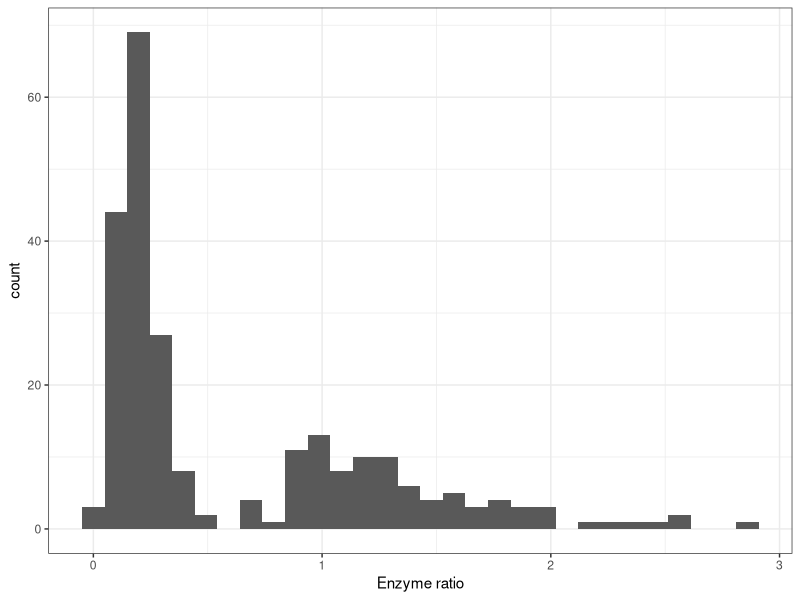
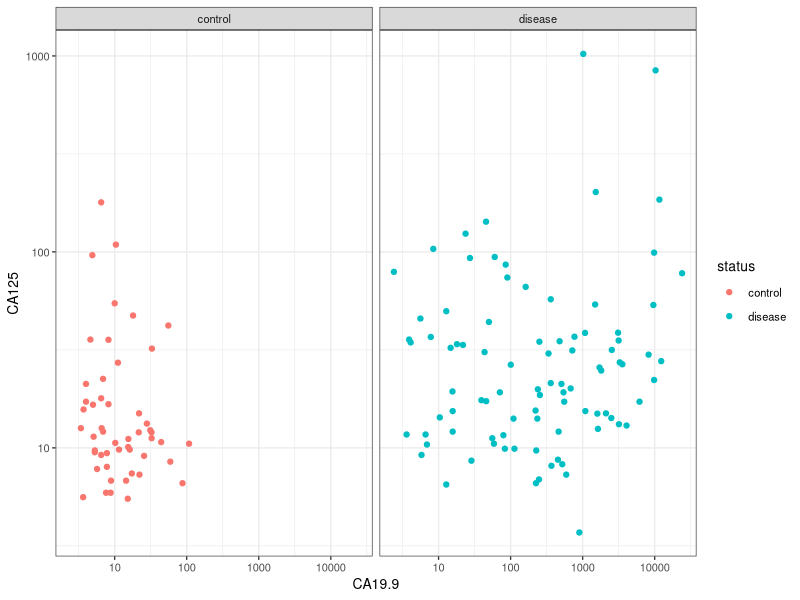
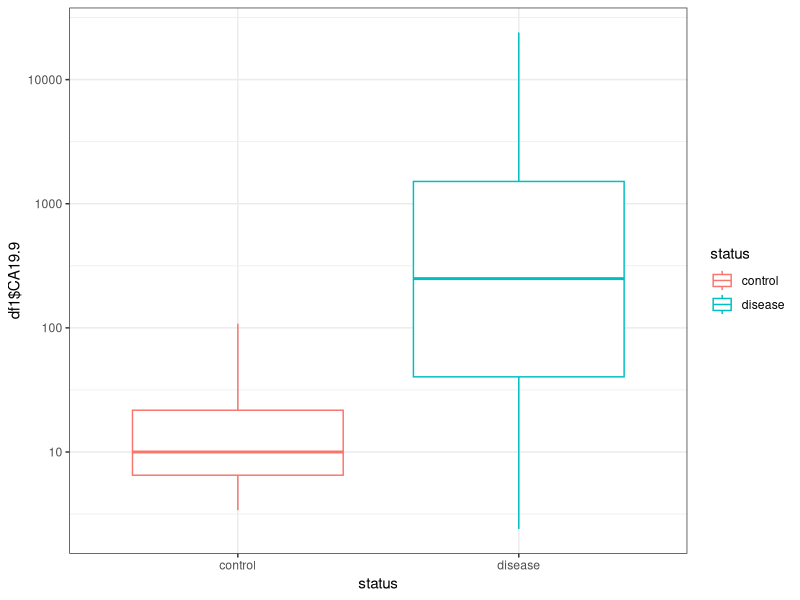
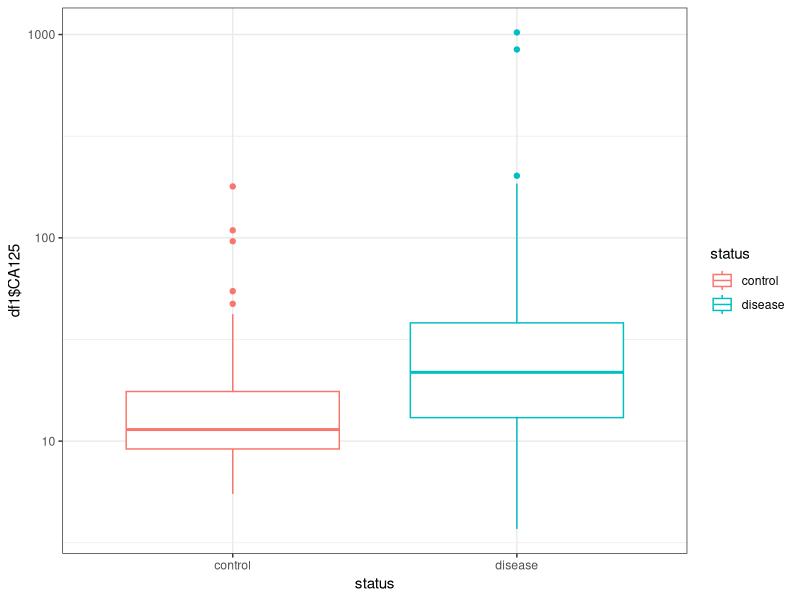
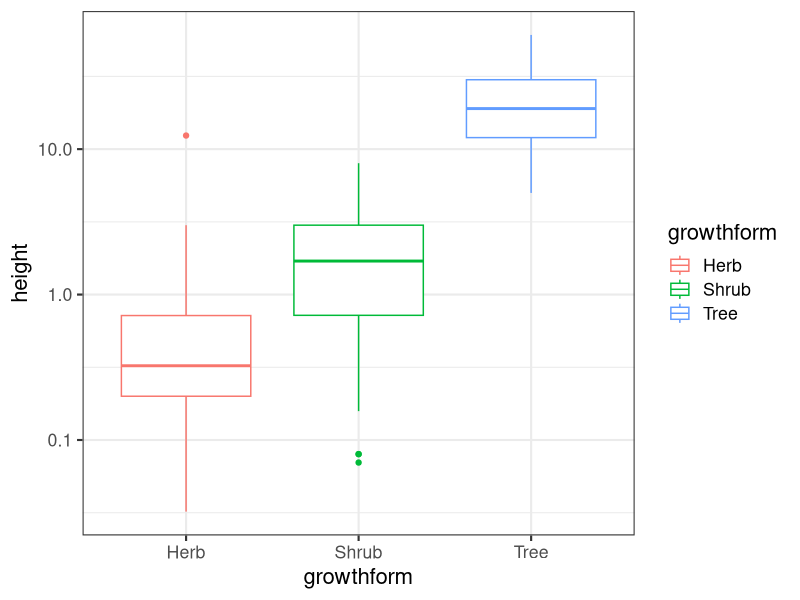
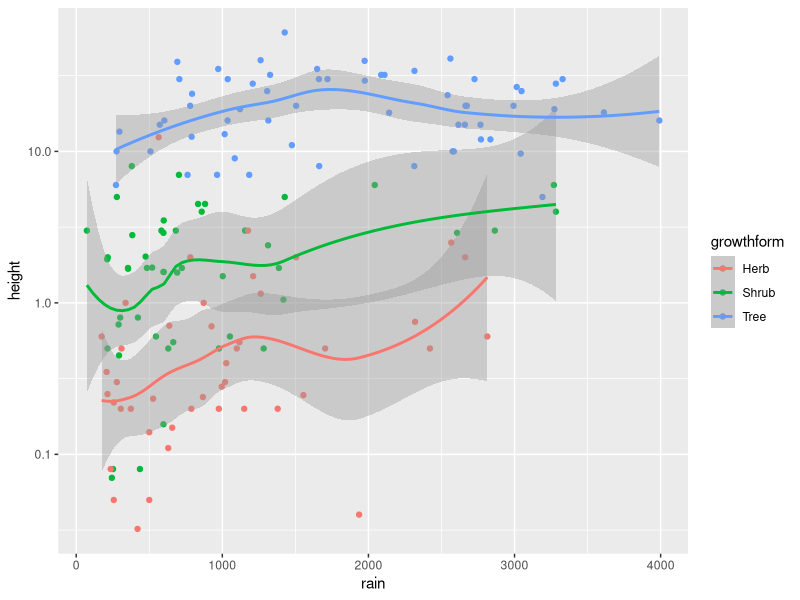

The R script that drew these images, in order: (Note: this script raises an error after producing the figures.)
library(tidyverse)

df = read.table("caffeine.txt", header=T)

View(df)

g1 = ggplot(data=df, aes(enzyme.ratio))

g1 + geom_histogram() +
  xlab("Enzyme ratio") +
  theme_bw()

#according to the graph, if you see the x axis there is high variability in enzyme ratios,
#moreover, data is not evenly distributed (it is not symmetrical)
#there are more count and higher peaks towards left so it is a left skewed distribution.
#there are outliers towards right end.


df1 = read.csv("pancreatic.csv", header=T)

View(df1)

g2 = ggplot(data=df1,aes(x=CA19.9,y=CA125,color=status))

g2 + geom_point()+
  xlab("CA19.9") + ylab("CA125") +
  scale_x_log10() + scale_y_log10() +
  theme_bw(base_size = 10) +
  facet_wrap(vars(status))


#according to the graph, the graph representing diease group is more scatter than control group.

#in the dieases group, the expression of both biomarkers has tremendously increased. 

#in the control group, the expression of CA125 is more than CA19.9, 

#in the dieases group, the expression of CA19.9 is sligthly more than CA125

#whereas in controlled state, the expression of both the biomarkers is lesser ,  biomarker CA125 is more expressed in control.

gg = ggplot(data=df1,aes(x=status,y=df1$CA19.9,color=status))

gg + geom_boxplot() +
  scale_y_log10() +
  theme_bw()

ggg = ggplot(data=df1,aes(x=status,y=df1$CA125,color=status))

ggg + geom_boxplot() +
  scale_y_log10() +
  theme_bw()

df2 = read.csv('plant_height.csv', header = T)

View(df2)
colnames(df2)

g3 = ggplot(data=df2,aes(x= growthform, y = height, color=growthform))

g3 + geom_boxplot() +
  scale_y_log10() +
  theme_bw(base_size = 16)

#according to the boxplot, all trees taller and their height is highly variable, whereas 
#herbs are smaller than shurb.

g4 = ggplot(data=df2,aes(x = rain, y = height, color = growthform))

g4 + geom_point() +
  scale_y_log10() +
  geom_smooth() 
  xlab("Rainfall (mm/year)") + ylab("Height (meters)") +
  theme_bw(base_size = 16)

#As rainfall increases, height increases

